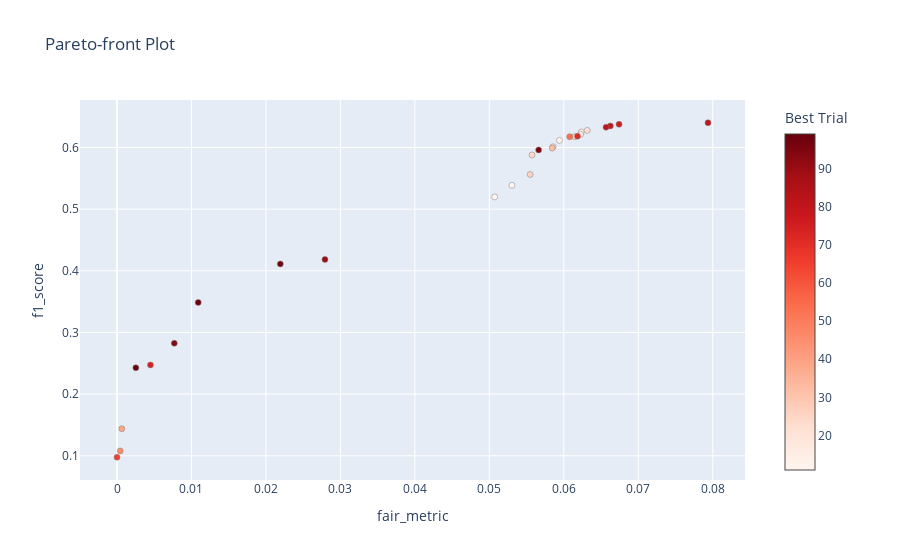

This figure's notebook cell:
### Code cell
optuna.visualization.plot_pareto_front(results[0], target_names=["fair_metric", "f1_score"], include_dominated_trials = False)

### Figure 1 — Plotly figure (JSON) as saved in the notebook; plotly's stock layout.template omitted (floating-point values rounded to 4 significant figures)
{"data": [{"hovertemplate": "%{text}<extra>Trial</extra>", "marker": {"color": [], "colorbar": {"title": {"text": "Trial"}}, "colorscale": [[0, "rgb(247,251,255)"], [0.125, "rgb(222,235,247)"], [0.25, "rgb(198,219,239)"], [0.375, "rgb(158,202,225)"], [0.5, "rgb(107,174,214)"], [0.625, "rgb(66,146,198)"], [0.75, "rgb(33,113,181)"], [0.875, "rgb(8,81,156)"], [1, "rgb(8,48,107)"]], "line": {"color": "Grey", "width": 0.5}}, "mode": "markers", "showlegend": false, "text": [], "type": "scatter", "x": [], "y": []}, {"hovertemplate": "%{text}<extra>Best Trial</extra>", "marker": {"color": [11, 12, 13, 14, 17, 21, 22, 24, 25, 26, 32, 39, 45, 53, 65, 71, 74, 76, 79, 80, 81, 90, 94, 95, 97, 98, 99], "colorbar": {"title": {"text": "Best Trial"}, "x": 1, "xpad": 40}, "colorscale": [[0, "rgb(255,245,240)"], [0.125, "rgb(254,224,210)"], [0.25, "rgb(252,187,161)"], [0.375, "rgb(252,146,114)"], [0.5, "rgb(251,106,74)"], [0.625, "rgb(239,59,44)"], [0.75, "rgb(203,24,29)"], [0.875, "rgb(165,15,21)"], [1, "rgb(103,0,13)"]], "line": {"color": "Grey", "width": 0.5}}, "mode": "markers", "showlegend": false, "text": ["{<br>  \"number\": 11,<br>  \"values\": [<br>    0.05303637497056381,<br>    0.5387260015739672<br>  ],<br>  \"params\": {<br>    \"classifier\": \"GBM\",<br>    \"gbm_n_estimators\": 181,<br>    \"gbm_criterion\": \"squared_error\",<br>    \"gbm_max_depth\": 1,<br>    \"gbm_min_child_samples\": 299<br>  }<br>}", "{<br>  \"number\": 12,<br>  \"values\": [<br>    0.05072287563050126,<br>    0.5198960449495781<br>  ],<br>  \"params\": {<br>    \"classifier\": \"GBM\",<br>    \"gbm_n_estimators\": 119,<br>    \"gbm_criterion\": \"squared_error\",<br>    \"gbm_max_depth\": 1,<br>    \"gbm_min_child_samples\": 283<br>  }<br>}", "{<br>  \"number\": 13,<br>  \"values\": [<br>    0.05941961937220155,<br>    0.6114698292428484<br>  ],<br>  \"params\": {<br>    \"classifier\": \"GBM\",<br>    \"gbm_n_estimators\": 128,<br>    \"gbm_criterion\": \"friedman_mse\",<br>    \"gbm_max_depth\": 4,<br>    \"gbm_min_child_samples\": 246<br>  }<br>}", "{<br>  \"number\": 14,<br>  \"values\": [<br>    0.06233863503795094,<br>    0.6251605995717345<br>  ],<br>  \"params\": {<br>    \"classifier\": \"GBM\",<br>    \"gbm_n_estimators\": 139,<br>    \"gbm_criterion\": \"friedman_mse\",<br>    \"gbm_max_depth\": 4,<br>    \"gbm_min_child_samples\": 34<br>  }<br>}", "{<br>  \"number\": 17,<br>  \"values\": [<br>    0.062261835216546116,<br>    0.6213135306283057<br>  ],<br>  \"params\": {<br>    \"classifier\": \"GBM\",<br>    \"gbm_n_estimators\": 400,<br>    \"gbm_criterion\": \"friedman_mse\",<br>    \"gbm_max_depth\": 3,<br>    \"gbm_min_child_samples\": 298<br>  }<br>}", "{<br>  \"number\": 21,<br>  \"values\": [<br>    0.06314919534850101,<br>    0.6277274474276615<br>  ],<br>  \"params\": {<br>    \"classifier\": \"GBM\",<br>    \"gbm_n_estimators\": 219,<br>    \"gbm_criterion\": \"friedman_mse\",<br>    \"gbm_max_depth\": 4,<br>    \"gbm_min_child_samples\": 262<br>  }<br>}", "{<br>  \"number\": 22,<br>  \"values\": [<br>    0.05855444325726311,<br>    0.6011969472354912<br>  ],<br>  \"params\": {<br>    \"classifier\": \"GBM\",<br>    \"gbm_n_estimators\": 299,<br>    \"gbm_criterion\": \"squared_error\",<br>    \"gbm_max_depth\": 2,<br>    \"gbm_min_child_samples\": 255<br>  }<br>}", "{<br>  \"number\": 24,<br>  \"values\": [<br>    0.05573557168389602,<br>    0.5879280367503066<br>  ],<br>  \"params\": {<br>    \"classifier\": \"GBM\",<br>    \"gbm_n_estimators\": 102,<br>    \"gbm_criterion\": \"squared_error\",<br>    \"gbm_max_depth\": 3,<br>    \"gbm_min_child_samples\": 149<br>  }<br>}", "{<br>  \"number\": 25,<br>  \"values\": [<br>    0.061465741204731986,<br>    0.6174618861985028<br>  ],<br>  \"params\": {<br>    \"classifier\": \"GBM\",<br>    \"gbm_n_estimators\": 338,<br>    \"gbm_criterion\": \"squared_error\",<br>    \"gbm_max_depth\": 3,<br>    \"gbm_min_child_samples\": 151<br>  }<br>}", "{<br>  \"number\": 26,<br>  \"values\": [<br>    0.05548118828140793,<br>    0.5562684163326562<br>  ],<br>  \"params\": {<br>    \"classifier\": \"GBM\",<br>    \"gbm_n_estimators\": 105,<br>    \"gbm_criterion\": \"squared_error\",<br>    \"gbm_max_depth\": 2,<br>    \"gbm_min_child_samples\": 103<br>  }<br>}", "{<br>  \"number\": 32,<br>  \"values\": [<br>    0.05844766379798747,<br>    0.5990528743205402<br>  ],<br>  \"params\": {<br>    \"classifier\": \"GBM\",<br>    \"gbm_n_estimators\": 121,<br>    \"gbm_criterion\": \"friedman_mse\",<br>    \"gbm_max_depth\": 3,<br>    \"gbm_min_child_samples\": 168<br>  }<br>}", "{<br>  \"number\": 39,<br>  \"values\": [<br>    0.0006444697991218062,<br>    0.14377733853108587<br>  ],<br>  \"params\": {<br>    \"classifier\": \"LGBM\",<br>    \"lgbm_n_estimators\": 4859,<br>    \"lgbm_num_leaves\": 16,<br>    \"lgbm_max_depth\": 3,<br>    \"lgbm_min_child_samples\": 294,<br>    \"lgbm_learning_rate\": 0.00016840060676559,<br>    \"lgbm_boosting_type\": \"goss\"<br>  }<br>}", "{<br>  \"number\": 45,<br>  \"values\": [<br>    0.0004336329984135378,<br>    0.10783140247808343<br>  ],<br>  \"params\": {<br>    \"classifier\": \"RF\",<br>    \"rf_n_estimators\": 798,<br>    \"rf_criterion\": \"entropy\",<br>    \"rf_max_depth\": 3,<br>    \"rf_min_samples_split\": 0.012146603588618415<br>  }<br>}", "{<br>  \"number\": 53,<br>  \"values\": [<br>    0.060794069825761035,<br>    0.6174582258094035<br>  ],<br>  \"params\": {<br>    \"classifier\": \"GBM\",<br>    \"gbm_n_estimators\": 467,<br>    \"gbm_criterion\": \"squared_error\",<br>    \"gbm_max_depth\": 2,<br>    \"gbm_min_child_samples\": 198<br>  }<br>}", "{<br>  \"number\": 65,<br>  \"values\": [<br>    0.0,<br>    0.09756950163802411<br>  ],<br>  \"params\": {<br>    \"classifier\": \"RF\",<br>    \"rf_n_estimators\": 754,<br>    \"rf_criterion\": \"entropy\",<br>    \"rf_max_depth\": 3,<br>    \"rf_min_samples_split\": 0.10200149748106294<br>  }<br>}", "{<br>  \"number\": 71,<br>  \"values\": [<br>    0.061841684634604245,<br>    0.6183138417613792<br>  ],<br>  \"params\": {<br>    \"classifier\": \"GBM\",<br>    \"gbm_n_estimators\": 169,<br>    \"gbm_criterion\": \"friedman_mse\",<br>    \"gbm_max_depth\": 4,<br>    \"gbm_min_child_samples\": 248<br>  }<br>}", "{<br>  \"number\": 74,<br>  \"values\": [<br>    0.004491219339700534,<br>    0.24732974615201594<br>  ],<br>  \"params\": {<br>    \"classifier\": \"LGBM\",<br>    \"lgbm_n_estimators\": 137,<br>    \"lgbm_num_leaves\": 742,<br>    \"lgbm_max_depth\": 15,<br>    \"lgbm_min_child_samples\": 97,<br>    \"lgbm_learning_rate\": 0.004341204318735611,<br>    \"lgbm_boosting_type\": \"gbdt\"<br>  }<br>}", "{<br>  \"number\": 76,<br>  \"values\": [<br>    0.06742002735920491,<br>    0.637570233715844<br>  ],<br>  \"params\": {<br>    \"classifier\": \"LGBM\",<br>    \"lgbm_n_estimators\": 2417,<br>    \"lgbm_num_leaves\": 509,<br>    \"lgbm_max_depth\": 16,<br>    \"lgbm_min_child_samples\": 102,<br>    \"lgbm_learning_rate\": 0.007183974492563477,<br>    \"lgbm_boosting_type\": \"gbdt\"<br>  }<br>}", "{<br>  \"number\": 79,<br>  \"values\": [<br>    0.06625794059682193,<br>    0.6349997254708175<br>  ],<br>  \"params\": {<br>    \"classifier\": \"LGBM\",<br>    \"lgbm_n_estimators\": 3867,<br>    \"lgbm_num_leaves\": 859,<br>    \"lgbm_max_depth\": 12,<br>    \"lgbm_min_child_samples\": 58,<br>    \"lgbm_learning_rate\": 0.003414140979473115,<br>    \"lgbm_boosting_type\": \"gbdt\"<br>  }<br>}", "{<br>  \"number\": 80,<br>  \"values\": [<br>    0.06567428016972615,<br>    0.6328657186258899<br>  ],<br>  \"params\": {<br>    \"classifier\": \"LGBM\",<br>    \"lgbm_n_estimators\": 3943,<br>    \"lgbm_num_leaves\": 868,<br>    \"lgbm_max_depth\": 12,<br>    \"lgbm_min_child_samples\": 69,<br>    \"lgbm_learning_rate\": 0.003464352557314255,<br>    \"lgbm_boosting_type\": \"gbdt\"<br>  }<br>}", "{<br>  \"number\": 81,<br>  \"values\": [<br>    0.07936701410636486,<br>    0.6401370815717711<br>  ],<br>  \"params\": {<br>    \"classifier\": \"LGBM\",<br>    \"lgbm_n_estimators\": 6564,<br>    \"lgbm_num_leaves\": 627,<br>    \"lgbm_max_depth\": 17,<br>    \"lgbm_min_child_samples\": 123,<br>    \"lgbm_learning_rate\": 0.005504627492728618,<br>    \"lgbm_boosting_type\": \"gbdt\"<br>  }<br>}", "{<br>  \"number\": 90,<br>  \"values\": [<br>    0.02792959413426057,<br>    0.41848313475722476<br>  ],<br>  \"params\": {<br>    \"classifier\": \"LGBM\",<br>    \"lgbm_n_estimators\": 783,<br>    \"lgbm_num_leaves\": 910,<br>    \"lgbm_max_depth\": 8,<br>    \"lgbm_min_child_samples\": 161,<br>    \"lgbm_learning_rate\": 0.0014042458685500133,<br>    \"lgbm_boosting_type\": \"goss\"<br>  }<br>}", "{<br>  \"number\": 94,<br>  \"values\": [<br>    0.007693925012973088,<br>    0.2824100001830195<br>  ],<br>  \"params\": {<br>    \"classifier\": \"LGBM\",<br>    \"lgbm_n_estimators\": 635,<br>    \"lgbm_num_leaves\": 975,<br>    \"lgbm_max_depth\": 5,<br>    \"lgbm_min_child_samples\": 31,<br>    \"lgbm_learning_rate\": 0.0013576776885387007,<br>    \"lgbm_boosting_type\": \"goss\"<br>  }<br>}", "{<br>  \"number\": 95,<br>  \"values\": [<br>    0.05662458196201427,<br>    0.5960577609399879<br>  ],<br>  \"params\": {<br>    \"classifier\": \"LGBM\",<br>    \"lgbm_n_estimators\": 2947,<br>    \"lgbm_num_leaves\": 1000,<br>    \"lgbm_max_depth\": 6,<br>    \"lgbm_min_child_samples\": 30,<br>    \"lgbm_learning_rate\": 0.0014759400959062558,<br>    \"lgbm_boosting_type\": \"goss\"<br>  }<br>}", "{<br>  \"number\": 97,<br>  \"values\": [<br>    0.021932904347420498,<br>    0.4112017057413203<br>  ],<br>  \"params\": {<br>    \"classifier\": \"LGBM\",<br>    \"lgbm_n_estimators\": 829,<br>    \"lgbm_num_leaves\": 1000,<br>    \"lgbm_max_depth\": 8,<br>    \"lgbm_min_child_samples\": 34,<br>    \"lgbm_learning_rate\": 0.0010831478512090603,<br>    \"lgbm_boosting_type\": \"goss\"<br>  }<br>}", "{<br>  \"number\": 98,<br>  \"values\": [<br>    0.010903007294114595,<br>    0.3487371657607204<br>  ],<br>  \"params\": {<br>    \"classifier\": \"LGBM\",<br>    \"lgbm_n_estimators\": 822,<br>    \"lgbm_num_leaves\": 1000,<br>    \"lgbm_max_depth\": 8,<br>    \"lgbm_min_child_samples\": 28,<br>    \"lgbm_learning_rate\": 0.0008955393492635364,<br>    \"lgbm_boosting_type\": \"goss\"<br>  }<br>}", "{<br>  \"number\": 99,<br>  \"values\": [<br>    0.0025324038926741992,<br>    0.24262614615933673<br>  ],<br>  \"params\": {<br>    \"classifier\": \"LGBM\",<br>    \"lgbm_n_estimators\": 749,<br>    \"lgbm_num_leaves\": 1000,<br>    \"lgbm_max_depth\": 8,<br>    \"lgbm_min_child_samples\": 30,<br>    \"lgbm_learning_rate\": 0.0007548023699259301,<br>    \"lgbm_boosting_type\": \"goss\"<br>  }<br>}"], "type": "scatter", "x": [0.05304, 0.05072, 0.05942, 0.06234, 0.06226, 0.06315, 0.05855, 0.05574, 0.06147, 0.05548, 0.05845, 0.0006445, 0.0004336, 0.06079, 0, 0.06184, 0.004491, 0.06742, 0.06626, 0.06567, 0.07937, 0.02793, 0.007694, 0.05662, 0.02193, 0.0109, 0.002532], "y": [0.5387, 0.5199, 0.6115, 0.6252, 0.6213, 0.6277, 0.6012, 0.5879, 0.6175, 0.5563, 0.5991, 0.1438, 0.1078, 0.6175, 0.09757, 0.6183, 0.2473, 0.6376, 0.635, 0.6329, 0.6401, 0.4185, 0.2824, 0.5961, 0.4112, 0.3487, 0.2426]}], "layout": {"title": {"text": "Pareto-front Plot"}, "xaxis": {"title": {"text": "fair_metric"}}, "yaxis": {"title": {"text": "f1_score"}}}}
